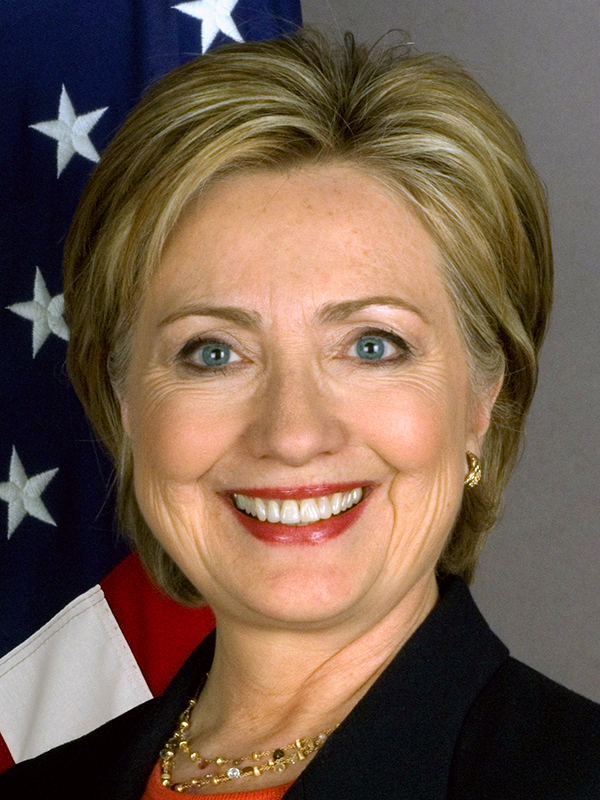
#> input picture Assignment 2/data/img_m1.jpg, 600 x 800 px
$ jupyter execute --allow-errors morphing.ipynb
#> lines starting #> are read from the running program, lines starting #| are printed output that depends on the picture
[cell 1]
import sys

[cell 2]
import cv2
import numpy as np

img1 = cv2.imread('./data/img_m1.jpg')
#> img1 is the input picture: shape (800, 600, 3); mean B, G, R 77, 93.4, 115.7
img2 = cv2.imread('./data/img_m2.jpg')
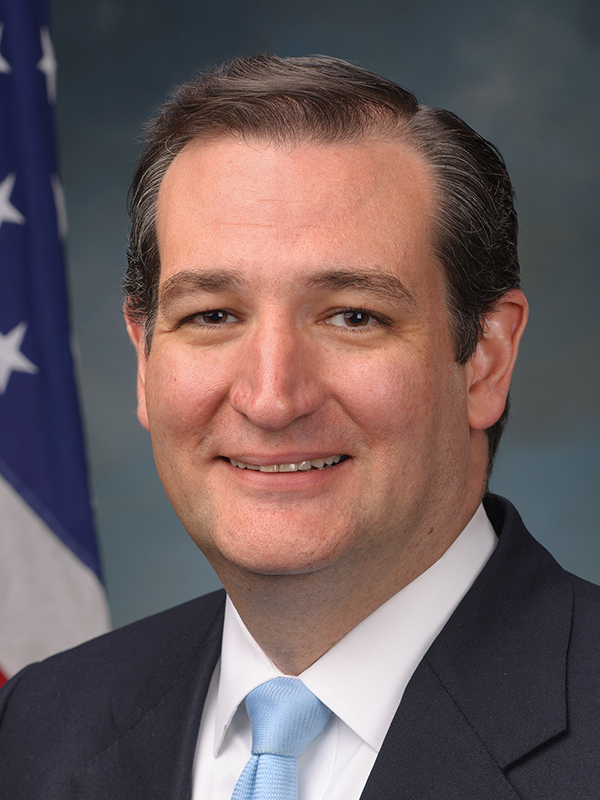
#> input picture Assignment 2/data/img_m2.jpg, 600 x 800 px
#> img2 is the input picture: shape (800, 600, 3); mean B, G, R 92.8, 92, 108.1

cv2.imshow("Img1",img1)
cv2.imshow("Img2",img2)
cv2.waitKey(0)
cv2.destroyAllWindows()

[cell 3]
# convert image to RGB colour
img1_rgb = cv2.cvtColor(img1, cv2.COLOR_BGR2RGB)
img2_rgb = cv2.cvtColor(img2, cv2.COLOR_BGR2RGB)

# convert image to Grayscale
img1_gray = cv2.cvtColor(img1, cv2.COLOR_BGR2GRAY)
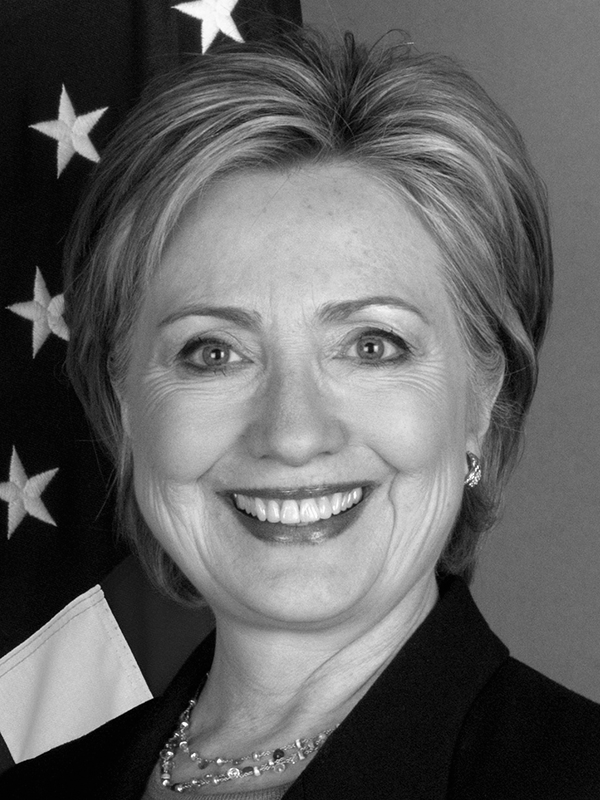
#> img1_gray: shape (800, 600); min 0, max 255, mean 98.2
img2_gray = cv2.cvtColor(img2, cv2.COLOR_BGR2GRAY)
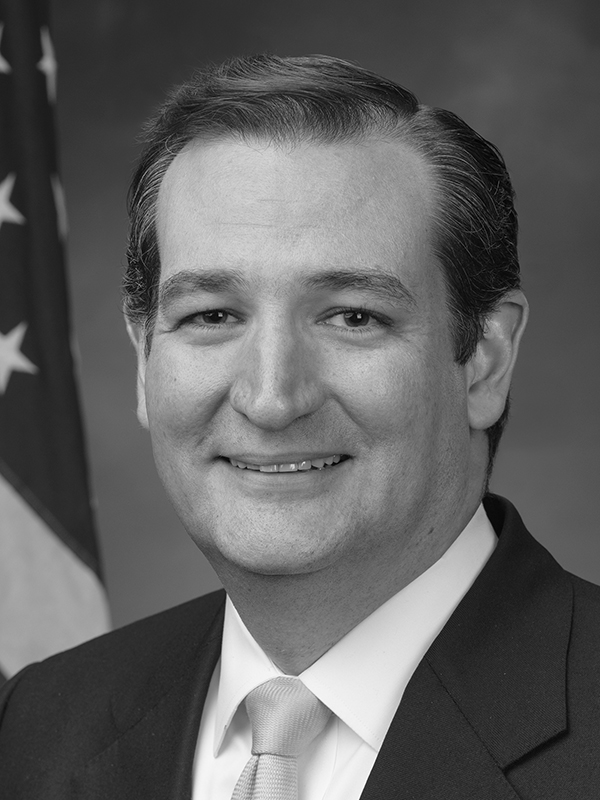
#> img2_gray: shape (800, 600); min 0, max 255, mean 96.9

[cell 4]
# create an instance of the Face Detection Cascade Classifier
detector = cv2.CascadeClassifier("./data/haarcascade_frontalface_default.xml")

# Detect faces using the haarcascade classifier on the "grayscale image"
f_img1 = detector.detectMultiScale(img1_gray)
#> f_img1 = [[79, 183, 437, 437]]
f_img2 = detector.detectMultiScale(img2_gray)
#> f_img2 = [[73, 152, 410, 410]]

face1 = img1[f_img1[0][1]:f_img1[0][1]+f_img1[0][3],f_img1[0][0]:f_img1[0][0]+f_img1[0][2]]
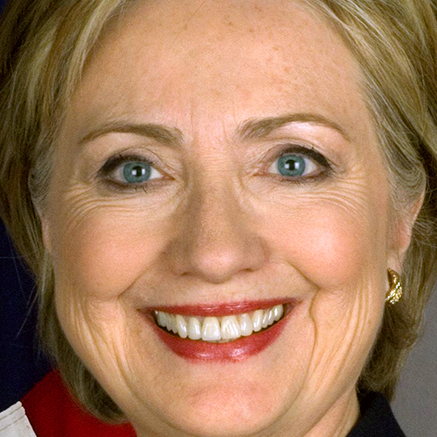
#> face1: shape (437, 437, 3); mean B, G, R 94.1, 124.7, 165.6
face2 = img2[f_img2[0][1]:f_img2[0][1]+f_img2[0][3],f_img2[0][0]:f_img2[0][0]+f_img2[0][2]]
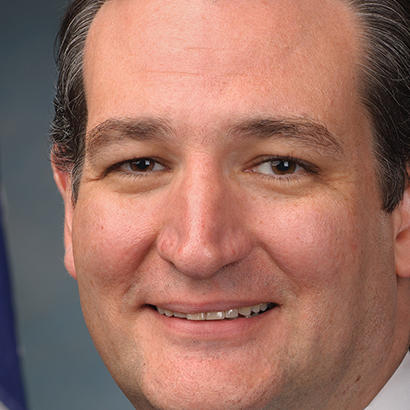
#> face2: shape (410, 410, 3); mean B, G, R 99.9, 112.4, 155.8

cv2.imshow("Face1", face1)
cv2.imshow("Face2", face2)
cv2.waitKey(0)
cv2.destroyAllWindows()

[cell 5]
# create an instance of the Facial landmark Detector with the model
landmark_detector  = cv2.face.createFacemarkLBF()
#> (the rest of this cell did not finish here and is left out)

[cell 6]
# Draw delaunay triangles
# [34 lines left out: functions rect_contains, draw_delaunay, not called in this run]

[cell 7]
# Rectangle to be used with Subdiv2D
size = img1.shape if (img1.shape[0]>img2.shape[0] and img1.shape[1]>img2.shape[1]) else img2.shape
#> size = (800, 600, 3)
rect = (0, 0, size[1], size[0])
#> rect = (0, 0, 600, 800)
alpha=0.5

# Create an instance of Subdiv2D
# IMPORTANT: REPLACE THIS WITH MY OWN DELAUNAY IMPLEMENTATION
subdiv = cv2.Subdiv2D(rect)
subdiv1 = cv2.Subdiv2D((0, 0, img1.shape[1], img1.shape[0]))
subdiv2 = cv2.Subdiv2D((0, 0, img2.shape[1], img2.shape[0]))

# Create an array of points.
points1 = []
points2 = []
points = []

# Read in the points from a text file
#> (the rest of this cell did not finish here and is left out)
